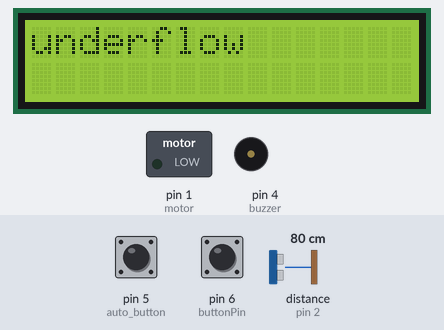
Simulated run of this sketch. Board: Arduino Uno, built with avr-gcc and run on an emulated ATmega328P. Parts: 16×2 character LCD, switched loads named in the sketch (green lamp = pin HIGH), buzzer (waves = sounding, pin HIGH). Wiring (inferred from the names in the program): ultrasonic range finder: trigger pin 3; echo pin 2. The test bench sets the inputs (shaded band); at power-on: distance to the obstacle (sensor on pin 2) 80 cm, pin 5 (auto_button) LOW, pin 6 (buttonPin) LOW. The echo pulse lasts 58.3 µs per cm; pins used as bus, display or sensor lines are not drawn.

Above: at 3.6 s.
3.7 s: distance to the obstacle (sensor on pin 2) set to 2 cm
At 3.72 s:
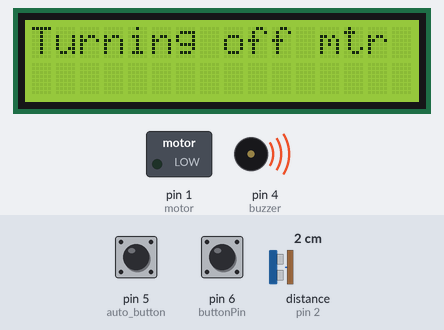
5.2 s: pin 5 (auto_button) pulled HIGH for 3.2 s
At 8.42 s:
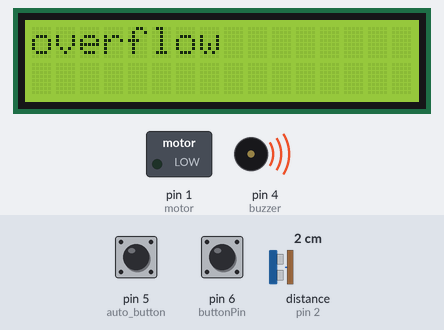
9.0 s: distance to the obstacle (sensor on pin 2) set to 4 cm
At 9.9 s:
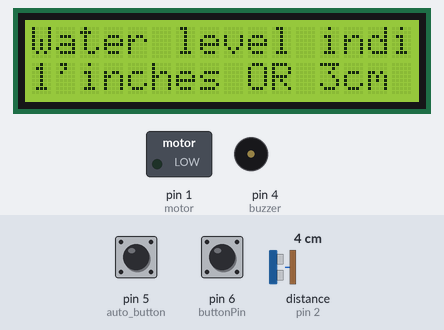
10.5 s: pin 6 (buttonPin) pulled HIGH for 0.15 s
At 12.5 s:
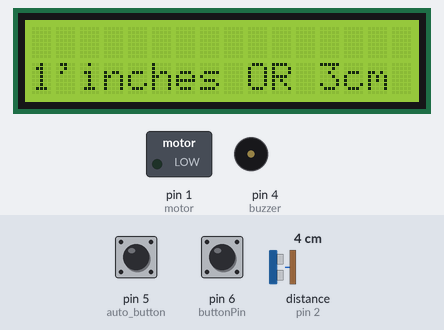
12.8 s: distance to the obstacle (sensor on pin 2) set to 18 cm
At 13.7 s:
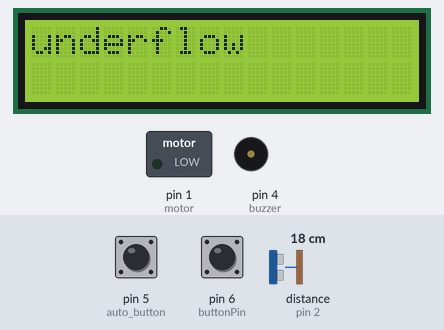
15.8 s: distance to the obstacle (sensor on pin 2) set to 120 cm
Timing chart, 0 to 18.8 s (numbered marks = the images above; inputs shaded):
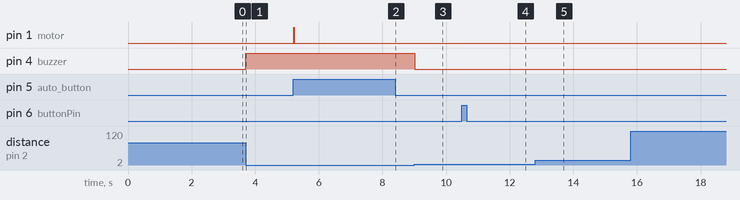

The sketch:

main.ino
```cpp
/*
  LiquidCrystal Library - scrollDisplayLeft() and scrollDisplayRight()

 Demonstrates the use a 16x2 LCD display.  The LiquidCrystal
 library works with all LCD displays that are compatible with the
 Hitachi HD44780 driver. There are many of them out there, and you
 can usually tell them by the 16-pin interface.

 This sketch prints "Hello World!" to the LCD and uses the
 scrollDisplayLeft() and scrollDisplayRight() methods to scroll
 the text.

  The circuit:
 * LCD RS pin to digital pin 12
 * LCD Enable pin to digital pin 11
 * LCD D4 pin to digital pin 5
 * LCD D5 pin to digital pin 4
 * LCD D6 pin to digital pin 3
 * LCD D7 pin to digital pin 2
 * LCD R/W pin to ground
 * 10K resistor:
 * ends to +5V and ground
 * wiper to LCD VO pin (pin 3)
*/

// include the library code:
#include <LiquidCrystal.h>

// initialize the library with the numbers of the interface pins
LiquidCrystal lcd(7, 8, 9, 10, 11, 12);
const int buzzer=4;
const int motor=1;
const int echoPin = 2; // Echo Pin of Ultrasonic Sensor
const int pingPin = 3; // Trigger Pin of Ultrasonic Sensor
const int buttonPin= 6;
const int auto_button= 5;
const int manu_button= 13;
int buttonNew;
int buttonOld =0;
int buttonOld1 =0;
int buttonNew1;
int motorstate=0;
long duration, inches, cm;

void setup() {

  //Serial.begin(9600); // Starting Serial Communication
  pinMode(pingPin, OUTPUT); // initialising pin 3 as output
  pinMode(echoPin, INPUT); // initialising pin 2 as input
  pinMode(buzzer, OUTPUT);
  pinMode(motor, OUTPUT);
  pinMode(buttonPin, INPUT);
  pinMode(auto_button, INPUT);
 // pinMode(man_button, INPUT);

  // set up the LCD's number of columns and rows:
  lcd.begin(16, 2);
  for(int i=0;i<3;i++)
  {
  lcd.setCursor(3, 0);
  lcd.print("Water Level ");
  lcd.setCursor(4, 1);
  lcd.print("Indicator");
  delay(400);
  lcd.clear();
  delay(400);
  }

  // Print a message to the LCD.

  //delay(1000);
}
void push_motor()
{

  buttonNew1=digitalRead(auto_button); //reading the state of pushbutton
  if(buttonOld1==0 && buttonNew1==1)
  {                                    //checking the value of pushbutton if previous value is 0 and next value is 1 then check value of led
    if(motorstate ==0)
    {                             //checking the state of led
       digitalWrite(motor,HIGH); //if its turned of the setting it on
                                 //and then changing the state of led
       motorstate=1;
    }
    else{
          digitalWrite(motor,LOW);
          motorstate=0;
        }
  }
buttonOld1=buttonNew1;
}
void loop() {
 push_motor();


  digitalWrite(pingPin, LOW);
  delayMicroseconds(2);

  digitalWrite(pingPin, HIGH);
  delayMicroseconds(10);

  digitalWrite(pingPin, LOW);


  duration = pulseIn(echoPin, HIGH); // using pulsin function to determine total time
  inches = microsecondsToInches(duration); // calling method
  cm = microsecondsToCentimeters(duration); // calling method
  if((cm<13)&&(cm>3))
  {
    //lcd.clear();
  lcd.setCursor(0,0);
  lcd.print("Water level indicator");
  digitalWrite(buzzer, LOW);

  }
  //lcd.clear();
  //lcd.setCursor(0,0);
  //lcd.print("Water level indicator");
  lcd.setCursor(0,1);
  lcd.print(inches);
  lcd.print("'inches");
  lcd.print(" OR ");
  //lcd.setCursor(0,13);
  lcd.print(cm);
  lcd.print("cm");
  //lcd.clear();

  if(cm>13)
  {
    lcd.clear();
    lcd.setCursor(0,0);
    lcd.print("underflow");
    digitalWrite(buzzer, LOW);
    //lcd.setCursor(0,1);
    //lcd.print("Turning off motor");


  }
  else if(cm<3)
  {
    lcd.clear();
    lcd.print("overflow");
    digitalWrite(buzzer, HIGH);

  }
  if(cm<2)
  {
    lcd.clear();
    lcd.print("Turning off mtr");
    digitalWrite(motor,LOW);
  }

  float new_ht= ((13-cm)/30.48);
  float cft = 28.7;
  float d=0.7545;
  double v=((3.14/4)*(d*d)*new_ht*cft);

  buttonNew=digitalRead(buttonPin);
  if(buttonOld==0 && buttonNew==1)
  {

    lcd.clear();
    lcd.setCursor(0,0);
    lcd.print("Remaining water");
    lcd.setCursor(0, 1);
    lcd.print(v);
    lcd.setCursor(6, 1);
    lcd.print("Litres");
    delay(800);
    lcd.clear();
     }
  buttonOld=buttonNew;

}
/*void remaining_water()  //function for finding remaining water
{
}*/
long microsecondsToInches(long microseconds) // method to covert microsec to inches
{
 return microseconds / 74 / 2;
}

long microsecondsToCentimeters(long microseconds) // method to covert microsec to centimeters
{
   return microseconds / 29 / 2;
}
```

Measured:
- after the input at 3.7 s, pin 4 (buzzer): LOW → HIGH at once; the display: changes at once (image 1)
- after the input at 5.2 s, pin 1 (motor): LOW → HIGH at once, → LOW 0.02 s later
- after the input at 9.0 s, pin 4 (buzzer): HIGH → LOW at once; the display: first changes at once (image 3 shows a later state)
- after the input at 10.5 s, the display: first changes at once (image 4 shows a later state)
- after the input at 12.8 s, the display: changes at once (image 5)
- after the input at 15.8 s, every drawn part: stays the same
